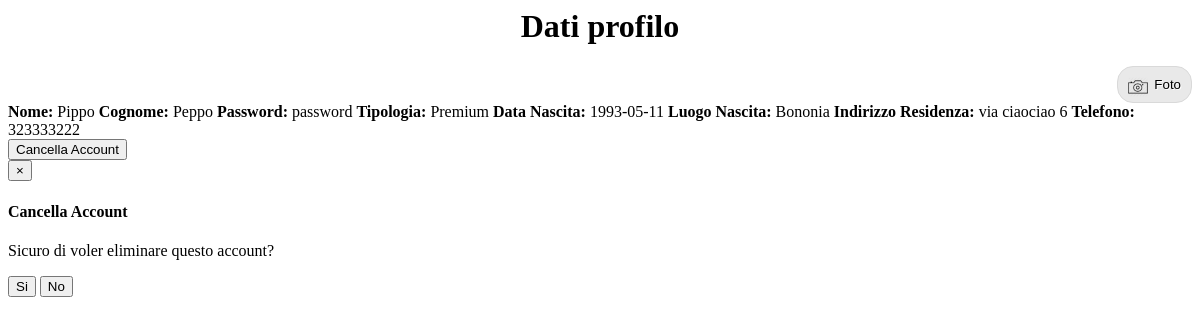
/pages/profilo.php (signed in), run on the app's committed database.
### tables this page shows
CREATE TABLE IF NOT EXISTS Utente(

	Email VARCHAR(20) NOT NULL PRIMARY KEY,
	Nome VARCHAR(20) NOT NULL,
	Cognome VARCHAR(20) NOT NULL,
	password VARCHAR(20) NOT NULL,
	Tipologia ENUM('Amministratore','Premium','Semplice') DEFAULT 'Semplice',
	Data_Nascita DATE,
	Luogo_Nascita VARCHAR(20),
	Indirizzo_Residenza VARCHAR(40),
	Telefono VARCHAR(20),
	Foto VARCHAR(200)
	);

### class.user.php (called while the page is built, shortened)
<?php
class USER {
	private $conn;
	public function __construct() {
		$database = new Database();
		$db = $database -> dbConnection();
		$this -> conn = $db;
	}
	public function runQuery($sql) {
		$stmt = $this -> conn -> prepare($sql);
		return $stmt;
	}
}
?>

### pages/profilo.php (the view, shortened to what this page needs)
<?php
require_once ("../class.user.php");
$auth_user = new USER();
$umail = $_SESSION['user_email'];
$stmt = $auth_user -> runQuery("SELECT * FROM Utente WHERE Email=:umail");
$stmt -> execute(array(":umail" => $umail));
$userRow = $stmt -> fetch(PDO::FETCH_ASSOC);
?>
	<head>
		<link href="css/bootstrap-dialog.min.css" rel="stylesheet">
	</head>
	<body>
		<div >
			<div>
			<div align="left"><h1 align="center">Dati profilo</h1></div>
			<div align="right"><?php if($userRow['Foto']!=""):?><td class="col-md-3"><button type="button" data-toggle="modal2" class="Mostra" data-target="#myModal" id="<?php echo $userRow['Foto']; ?>">Foto</button></td>
     			                  <?php else: ?><td class="col-md-3" ><img src="./img/noButton.jpg"></td>
     						      <?php endif; ?></div>
			</div>
		 <div class="list-group">
  			<a  class="list-group-item"><b>Nome: </b><?php echo $userRow['Nome']; ?></a>
  			<a  class="list-group-item"><b>Cognome: </b><?php echo $userRow['Cognome']; ?></a>
  			<a  class="list-group-item"><b>Password: </b><?php echo $userRow['password']; ?></a>
  			<a  class="list-group-item"><b>Tipologia: </b><?php echo $userRow['Tipologia']; ?></a>
  			<a  class="list-group-item"><b>Data Nascita: </b><?php echo $userRow['Data_Nascita']; ?></a>
  			<a  class="list-group-item"><b>Luogo Nascita: </b><?php echo $userRow['Luogo_Nascita']; ?></a>
  			<a  class="list-group-item"><b>Indirizzo Residenza: </b><?php echo $userRow['Indirizzo_Residenza']; ?></a>
  			<a  class="list-group-item"><b>Telefono: </b><?php echo $userRow['Telefono']; ?></a>
		 </div>
		 <button type="button" class="btn btn-info btn-lg" data-toggle="modal" data-target="#myModal2">Cancella Account</button>
		 </div>
		 <div class="modal fade" id="myModal" role="dialog">
         <div class="modal-dialog modal-sm">
         <div class="modal-content">
         <div class="modal-header">
            <button type="button" class="close" data-dismiss="modal">&times;</button>
            <h4 class="modal-title">Cancella Account</h4>
        </div>
        <div class="modal-body">
          <p>Sicuro di voler eliminare questo account?</p>
        </div>
        <div class="modal-footer">
          <button align="left" type="button"  id="<?php echo $_SESSION['user_email']; ?>" class="btn btn-primary pull-left Rimuovi">Si</button>
          <button type="button" class="btn btn-primary" data-dismiss="modal">No</button>
        </div>
      </div>
    </div>
  </div>
</body>

### pages/profilo.php (style rules this page uses)
.Mostra { padding: 10px 10px 10px 36px; font-family: "Trebuchet MS", Arial, Verdana; background: #e9e9e9 url(./img/foto.png) 10px 10px no-repeat; border-radius: 16px; border: 1px solid #d9d9d9; text-shadow: 1px 1px #fff; }

### data on the page
utente: Nome "Pippo", Cognome "Peppo", password "password", Tipologia "Premium", Data_Nascita "1993-05-11", Luogo_Nascita "Bononia", Indirizzo_Residenza "via ciaociao 6", Telefono "323333222"
